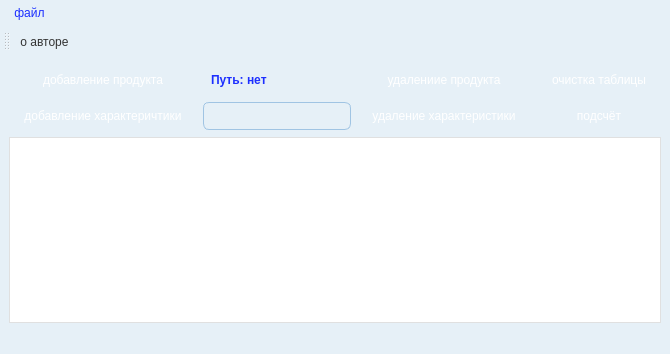
<?xml version="1.0" encoding="UTF-8"?>
<ui version="4.0">
 <class>MainWindow</class>
 <widget class="QMainWindow" name="MainWindow">
  <property name="geometry">
   <rect>
    <x>0</x>
    <y>0</y>
    <width>670</width>
    <height>354</height>
   </rect>
  </property>
  <property name="windowTitle">
   <string>MainWindow</string>
  </property>
  <property name="styleSheet">
   <string notr="true">QWidget {
    background-color: #e6f0f7; 
    color: #333333;
    font-family: &quot;Segoe UI&quot;, Arial;
    font-size: 12px;
}

QTabWidget::pane {
    border: 1px solid #c2d6eb;
    margin: 0px;
}

QTabBar::tab {
    background: #d0e0f0;
    color: #555555;
    padding: 8px 15px;
    border-top-left-radius: 4px;
    border-top-right-radius: 4px;
}

QTabBar::tab:selected {
    background: #e6f0f7;
    color: #003366;
    border-bottom: 2px solid #6A5ACD;
}

QTableView {
    background: #ffffff; 
    gridline-color: #e0e0e0; 
    border: 1px solid #e0e0e0;
    selection-background-color: #6A5ACD;
    selection-color: white; 
}

QHeaderView::section {
    background-color: #ffffff;
    color: #1c2fff; 
    padding: 4px;
    border: 1px solid #e0e0e0;
    font-weight: bold;
}

QPushButton {
    background: qlineargradient(
        x1:0, y1:0, x2:0, y2:1,
        stop:0 #6A5ACD, stop:1 #4169E1
    );
    color: white;
    border: none;
    padding: 8px 15px;
    border-radius: 6px;
    min-width: 80px;
}

QPushButton:hover {
    background: qlineargradient(
        x1:0, y1:0, x2:0, y2:1,
        stop:0 #7B68EE, stop:1 #4876FF
    );
}

QPushButton:pressed {
    background: qlineargradient(
        x1:0, y1:0, x2:0, y2:1,
        stop:0 #483D8B, stop:1 #0000CD
    );
}

QLineEdit {
    background: qlineargradient(
        x1:0, y1:0, x2:0, y2:1,
        stop:0 #E0FFFF, stop:1 #D0E0F0
    );
    border: 1px solid #A0C4E3;
    padding: 5px;
    border-radius: 6px;
    selection-background-color: #6A5ACD;
    color: #1c2fff; 
}

QLineEdit:focus {
    border: 1px solid #6A5ACD;
    background: #F0F8FF;
}

QLabel {
    color: #1c2fff; 
    font-weight: bold;
    padding: 2px 5px;
    background-color: transparent;
}

QLabel::disabled {
    color: #808080;
}

QMenu {
    background: qlineargradient(
        x1:0, y1:0, x2:0, y2:1,
        stop:0 #E0FFFF, stop:1 #C0E0F7
    );
    color: #000000;
    border: 1px solid #6A5ACD;
    margin-top: 2px;
    border-radius: 4px;
    box-shadow: 0 2px 5px rgba(0, 0, 0, 0.1);
}

QMenu::item:selected {
    background-color: #6A5ACD;
    color: white;
}

QToolBar {
    background: qlineargradient(
        x1:0, y1:0, x2:0, y2:1,
        stop:0 #E0FFFF, stop:1 #C0E0F7
    );
    color: #1c2fff;
    border: none;
    spacing: 6px;
    padding: 4px;
    border-radius: 6px;
}

QMenuBar {
    background: qlineargradient(
        x1:0, y1:0, x2:0, y2:1,
        stop:0 #D0E6F8, stop:1 #A0C4E3
    );
    color: #1c2fff;
    border: none;
    padding: 4px;
    border-radius: 6px;
}

QMenuBar::item:selected {
    background-color: #B0D4EC;
    color: white;
}

QScrollBar:vertical {
    background: #f0f7ff;
    width: 10px;
}

QScrollBar::handle:vertical {
    background: qlineargradient(
        x1:0, y1:0, x2:0, y2:1,
        stop:0 #6A5ACD, stop:1 #4169E1
    );
    min-height: 20px;
    border-radius: 5px;
}

QScrollBar::add-line:vertical, QScrollBar::sub-line:vertical {
    background: #d0e0f0;
    border: 1px solid #c2d6eb;
    border-radius: 3px;
}

QScrollBar::add-line:vertical:hover, QScrollBar::sub-line:vertical:hover {
    background: #B0D4EC;
}</string>
  </property>
  <widget class="QWidget" name="centralwidget">
   <layout class="QVBoxLayout" name="mainLayout">
    <item>
     <layout class="QHBoxLayout" name="bottomLayout"/>
    </item>
    <item>
     <layout class="QHBoxLayout" name="horizontalLayout">
      <item>
       <layout class="QGridLayout" name="gridLayout">
        <item row="8" column="4">
         <widget class="QPushButton" name="calculate">
          <property name="text">
           <string>подсчёт</string>
          </property>
         </widget>
        </item>
        <item row="6" column="4">
         <widget class="QPushButton" name="clear_table">
          <property name="text">
           <string>очистка таблицы</string>
          </property>
         </widget>
        </item>
        <item row="8" column="1">
         <widget class="QPushButton" name="add_characteristic">
          <property name="text">
           <string>добавление характеричтики</string>
          </property>
         </widget>
        </item>
        <item row="6" column="3">
         <widget class="QPushButton" name="delete_product">
          <property name="text">
           <string>удалениие продукта</string>
          </property>
         </widget>
        </item>
        <item row="8" column="2">
         <widget class="QLineEdit" name="lineEdit"/>
        </item>
        <item row="6" column="2">
         <widget class="QLabel" name="label">
          <property name="text">
           <string>Путь: нет</string>
          </property>
         </widget>
        </item>
        <item row="8" column="3">
         <widget class="QPushButton" name="delete_characteristic">
          <property name="text">
           <string>удаление характеристики</string>
          </property>
         </widget>
        </item>
        <item row="6" column="1">
         <widget class="QPushButton" name="add_product">
          <property name="styleSheet">
           <string notr="true">QPushButton {&quot;
background: qlineargradient(x1:0, y1:0, x2:0, y2:1,
stop:0 #6A5ACD, stop:1 #4169E1);
color: white;&quot;&quot;   border: none;
padding: 8px 15px;
border-radius: 4px;
font-weight: bold;
}
QPushButton:hover {
background: qlineargradient(x1:0, y1:0, x2:0, y2:1,
stop:0 #7B68EE, stop:1 #4876FF);
}
QPushButton:pressed {
background: qlineargradient(x1:0, y1:0, x2:0, y2:1,
stop:0 #483D8B, stop:1 #0000CD)
}</string>
          </property>
          <property name="text">
           <string>добавление продукта</string>
          </property>
         </widget>
        </item>
       </layout>
      </item>
     </layout>
    </item>
    <item>
     <widget class="QTableView" name="tableView">
      <property name="sizePolicy">
       <sizepolicy hsizetype="Expanding" vsizetype="Expanding">
        <horstretch>0</horstretch>
        <verstretch>1</verstretch>
       </sizepolicy>
      </property>
     </widget>
    </item>
   </layout>
  </widget>
  <widget class="QMenuBar" name="menubar">
   <property name="geometry">
    <rect>
     <x>0</x>
     <y>0</y>
     <width>670</width>
     <height>30</height>
    </rect>
   </property>
   <property name="sizePolicy">
    <sizepolicy hsizetype="Expanding" vsizetype="Fixed">
     <horstretch>0</horstretch>
     <verstretch>0</verstretch>
    </sizepolicy>
   </property>
   <widget class="QMenu" name="menu">
    <property name="palette">
     <palette>
      <active>
       <colorrole role="WindowText">
        <brush brushstyle="SolidPattern">
         <color alpha="255">
          <red>0</red>
          <green>255</green>
          <blue>0</blue>
         </color>
        </brush>
       </colorrole>
       <colorrole role="Button">
        <brush brushstyle="LinearGradientPattern">
         <gradient startx="0.000000000000000" starty="0.000000000000000" endx="0.000000000000000" endy="1.000000000000000" type="LinearGradient" spread="PadSpread" coordinatemode="ObjectBoundingMode">
          <gradientstop position="0.000000000000000">
           <color alpha="255">
            <red>224</red>
            <green>255</green>
            <blue>255</blue>
           </color>
          </gradientstop>
          <gradientstop position="1.000000000000000">
           <color alpha="255">
            <red>192</red>
            <green>224</green>
            <blue>247</blue>
           </color>
          </gradientstop>
         </gradient>
        </brush>
       </colorrole>
       <colorrole role="Text">
        <brush brushstyle="SolidPattern">
         <color alpha="255">
          <red>0</red>
          <green>0</green>
          <blue>255</blue>
         </color>
        </brush>
       </colorrole>
       <colorrole role="ButtonText">
        <brush brushstyle="SolidPattern">
         <color alpha="255">
          <red>0</red>
          <green>255</green>
          <blue>0</blue>
         </color>
        </brush>
       </colorrole>
       <colorrole role="Base">
        <brush brushstyle="LinearGradientPattern">
         <gradient startx="0.000000000000000" starty="0.000000000000000" endx="0.000000000000000" endy="1.000000000000000" type="LinearGradient" spread="PadSpread" coordinatemode="ObjectBoundingMode">
          <gradientstop position="0.000000000000000">
           <color alpha="255">
            <red>224</red>
            <green>255</green>
            <blue>255</blue>
           </color>
          </gradientstop>
          <gradientstop position="1.000000000000000">
           <color alpha="255">
            <red>192</red>
            <green>224</green>
            <blue>247</blue>
           </color>
          </gradientstop>
         </gradient>
        </brush>
       </colorrole>
       <colorrole role="Window">
        <brush brushstyle="LinearGradientPattern">
         <gradient startx="0.000000000000000" starty="0.000000000000000" endx="0.000000000000000" endy="1.000000000000000" type="LinearGradient" spread="PadSpread" coordinatemode="ObjectBoundingMode">
          <gradientstop position="0.000000000000000">
           <color alpha="255">
            <red>224</red>
            <green>255</green>
            <blue>255</blue>
           </color>
          </gradientstop>
          <gradientstop position="1.000000000000000">
           <color alpha="255">
            <red>192</red>
            <green>224</green>
            <blue>247</blue>
           </color>
          </gradientstop>
         </gradient>
        </brush>
       </colorrole>
       <colorrole role="PlaceholderText">
        <brush brushstyle="SolidPattern">
         <color alpha="128">
          <red>28</red>
          <green>47</green>
          <blue>255</blue>
         </color>
        </brush>
       </colorrole>
      </active>
      <inactive>
       <colorrole role="WindowText">
        <brush brushstyle="SolidPattern">
         <color alpha="255">
          <red>0</red>
          <green>255</green>
          <blue>0</blue>
         </color>
        </brush>
       </colorrole>
       <colorrole role="Button">
        <brush brushstyle="LinearGradientPattern">
         <gradient startx="0.000000000000000" starty="0.000000000000000" endx="0.000000000000000" endy="1.000000000000000" type="LinearGradient" spread="PadSpread" coordinatemode="ObjectBoundingMode">
          <gradientstop position="0.000000000000000">
           <color alpha="255">
            <red>224</red>
            <green>255</green>
            <blue>255</blue>
           </color>
          </gradientstop>
          <gradientstop position="1.000000000000000">
           <color alpha="255">
            <red>192</red>
            <green>224</green>
            <blue>247</blue>
           </color>
          </gradientstop>
         </gradient>
        </brush>
       </colorrole>
       <colorrole role="Text">
        <brush brushstyle="SolidPattern">
         <color alpha="255">
          <red>0</red>
          <green>0</green>
          <blue>255</blue>
         </color>
        </brush>
       </colorrole>
       <colorrole role="ButtonText">
        <brush brushstyle="SolidPattern">
         <color alpha="255">
          <red>0</red>
          <green>255</green>
          <blue>0</blue>
         </color>
        </brush>
       </colorrole>
       <colorrole role="Base">
        <brush brushstyle="LinearGradientPattern">
         <gradient startx="0.000000000000000" starty="0.000000000000000" endx="0.000000000000000" endy="1.000000000000000" type="LinearGradient" spread="PadSpread" coordinatemode="ObjectBoundingMode">
          <gradientstop position="0.000000000000000">
           <color alpha="255">
            <red>224</red>
            <green>255</green>
            <blue>255</blue>
           </color>
          </gradientstop>
          <gradientstop position="1.000000000000000">
           <color alpha="255">
            <red>192</red>
            <green>224</green>
            <blue>247</blue>
           </color>
          </gradientstop>
         </gradient>
        </brush>
       </colorrole>
       <colorrole role="Window">
        <brush brushstyle="LinearGradientPattern">
         <gradient startx="0.000000000000000" starty="0.000000000000000" endx="0.000000000000000" endy="1.000000000000000" type="LinearGradient" spread="PadSpread" coordinatemode="ObjectBoundingMode">
          <gradientstop position="0.000000000000000">
           <color alpha="255">
            <red>224</red>
            <green>255</green>
            <blue>255</blue>
           </color>
          </gradientstop>
          <gradientstop position="1.000000000000000">
           <color alpha="255">
            <red>192</red>
            <green>224</green>
            <blue>247</blue>
           </color>
          </gradientstop>
         </gradient>
        </brush>
       </colorrole>
       <colorrole role="PlaceholderText">
        <brush brushstyle="SolidPattern">
         <color alpha="128">
          <red>28</red>
          <green>47</green>
          <blue>255</blue>
         </color>
        </brush>
       </colorrole>
      </inactive>
      <disabled>
       <colorrole role="WindowText">
        <brush brushstyle="SolidPattern">
         <color alpha="255">
          <red>28</red>
          <green>47</green>
          <blue>255</blue>
         </color>
        </brush>
       </colorrole>
       <colorrole role="Button">
        <brush brushstyle="LinearGradientPattern">
         <gradient startx="0.000000000000000" starty="0.000000000000000" endx="0.000000000000000" endy="1.000000000000000" type="LinearGradient" spread="PadSpread" coordinatemode="ObjectBoundingMode">
          <gradientstop position="0.000000000000000">
           <color alpha="255">
            <red>224</red>
            <green>255</green>
            <blue>255</blue>
           </color>
          </gradientstop>
          <gradientstop position="1.000000000000000">
           <color alpha="255">
            <red>192</red>
            <green>224</green>
            <blue>247</blue>
           </color>
          </gradientstop>
         </gradient>
        </brush>
       </colorrole>
       <colorrole role="Text">
        <brush brushstyle="SolidPattern">
         <color alpha="255">
          <red>28</red>
          <green>47</green>
          <blue>255</blue>
         </color>
        </brush>
       </colorrole>
       <colorrole role="ButtonText">
        <brush brushstyle="SolidPattern">
         <color alpha="255">
          <red>28</red>
          <green>47</green>
          <blue>255</blue>
         </color>
        </brush>
       </colorrole>
       <colorrole role="Base">
        <brush brushstyle="LinearGradientPattern">
         <gradient startx="0.000000000000000" starty="0.000000000000000" endx="0.000000000000000" endy="1.000000000000000" type="LinearGradient" spread="PadSpread" coordinatemode="ObjectBoundingMode">
          <gradientstop position="0.000000000000000">
           <color alpha="255">
            <red>224</red>
            <green>255</green>
            <blue>255</blue>
           </color>
          </gradientstop>
          <gradientstop position="1.000000000000000">
           <color alpha="255">
            <red>192</red>
            <green>224</green>
            <blue>247</blue>
           </color>
          </gradientstop>
         </gradient>
        </brush>
       </colorrole>
       <colorrole role="Window">
        <brush brushstyle="LinearGradientPattern">
         <gradient startx="0.000000000000000" starty="0.000000000000000" endx="0.000000000000000" endy="1.000000000000000" type="LinearGradient" spread="PadSpread" coordinatemode="ObjectBoundingMode">
          <gradientstop position="0.000000000000000">
           <color alpha="255">
            <red>224</red>
            <green>255</green>
            <blue>255</blue>
           </color>
          </gradientstop>
          <gradientstop position="1.000000000000000">
           <color alpha="255">
            <red>192</red>
            <green>224</green>
            <blue>247</blue>
           </color>
          </gradientstop>
         </gradient>
        </brush>
       </colorrole>
       <colorrole role="PlaceholderText">
        <brush brushstyle="SolidPattern">
         <color alpha="128">
          <red>28</red>
          <green>47</green>
          <blue>255</blue>
         </color>
        </brush>
       </colorrole>
      </disabled>
     </palette>
    </property>
    <property name="title">
     <string>файл</string>
    </property>
    <addaction name="saveDB"/>
    <addaction name="readDB"/>
   </widget>
   <addaction name="menu"/>
  </widget>
  <widget class="QStatusBar" name="statusbar"/>
  <widget class="QToolBar" name="toolBar">
   <property name="windowTitle">
    <string>toolBar</string>
   </property>
   <attribute name="toolBarArea">
    <enum>TopToolBarArea</enum>
   </attribute>
   <attribute name="toolBarBreak">
    <bool>false</bool>
   </attribute>
   <addaction name="about_me"/>
  </widget>
  <action name="saveDB">
   <property name="text">
    <string>сохранить</string>
   </property>
   <property name="toolTip">
    <string>сохранить файл</string>
   </property>
   <property name="font">
    <font>
     <bold>false</bold>
    </font>
   </property>
   <property name="shortcut">
    <string>Ctrl+S</string>
   </property>
   <property name="menuRole">
    <enum>QAction::TextHeuristicRole</enum>
   </property>
  </action>
  <action name="readDB">
   <property name="text">
    <string>читать</string>
   </property>
   <property name="toolTip">
    <string>читать файл</string>
   </property>
   <property name="shortcut">
    <string>Ctrl+O</string>
   </property>
  </action>
  <action name="about_me">
   <property name="text">
    <string>о авторе</string>
   </property>
  </action>
 </widget>
 <resources/>
 <connections/>
</ui>
